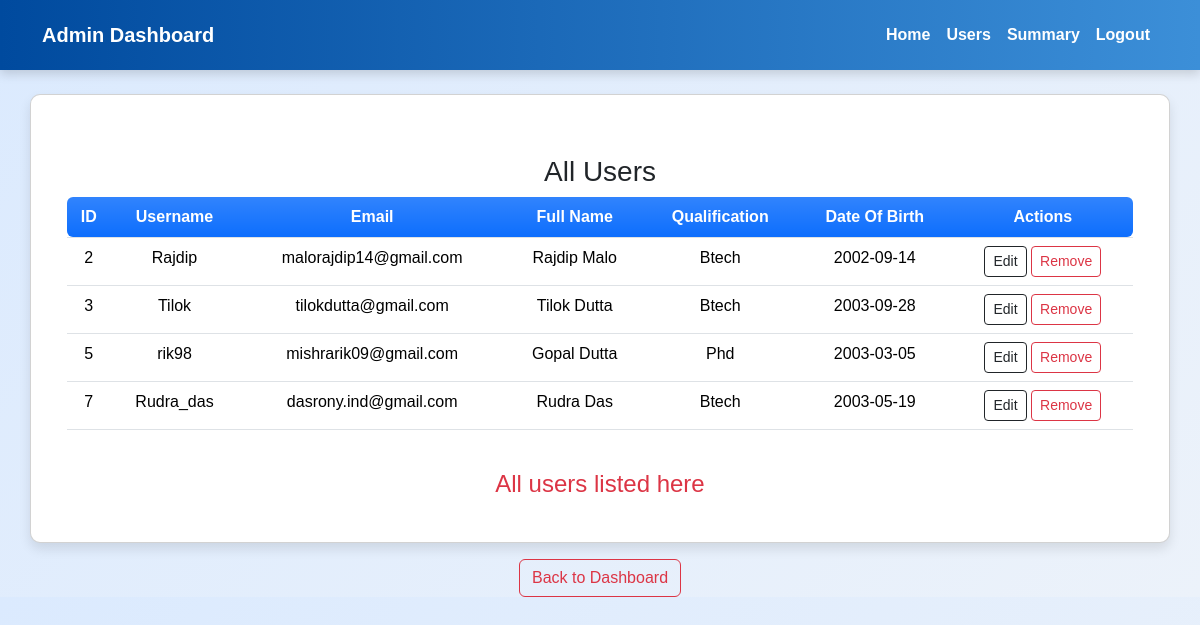
Screenshot of /users_manage with the database file from the repository.
### models/models.py (models this page shows)
class User(db.Model):
    id = db.Column(db.Integer(), primary_key=True)
    username = db.Column(db.String(), unique=True, nullable = False)
    email = db.Column(db.String(), unique=True, nullable = False)
    password = db.Column(db.String(), nullable = False)
    full_name = db.Column(db.String(), nullable = False)
    qualification = db.Column(db.String(), nullable = False)
    dob = db.Column(db.String(), nullable = False)
    type = db.Column(db.String(), default="general")

### controllers/controllers.py (the view)
@app.route("/users_manage")
def user_manage():
    users = User.query.filter_by(type='general').all()
    my_user = User.query.filter_by(type='admin').first()
    return render_template('user_manage.html', users=users,my_user=my_user)

### templates/user_manage.html (shortened to what this page needs)
<!DOCTYPE html>
<html>
<head>
    <link rel="stylesheet" href="https://cdn.jsdelivr.net/npm/bootstrap@5.3.3/dist/css/bootstrap.min.css">
    <link rel="stylesheet" href="/static/admin_dash.css">
</head>
<body>
    <nav class="navbar navbar-expand-lg">
        <div class="container">
            <h6 class="navbar-brand text-white mt-2 " >Admin Dashboard</h6>
            <div class="collapse navbar-collapse">
                <ul class="navbar-nav ms-auto">
                    <li class="nav-item"><a class="nav-link" href="/admin">Home</a></li>
                    <li class="nav-item"><a class="nav-link" href="/users_manage">Users</a></li>
                    <li class="nav-item"><a class="nav-link" href="/admin/summary">Summary</a></li>
                    <li class="nav-item"><a class="nav-link" href="/login">Logout</a></li>
                </ul>
            </div>
        </div>
    </nav>
    <div class="container mt-4 card">
        <div class="overflow-auto" style="max-height: 545px;">
            <div class="row mt-4">
                <div class="col-md-12">
                    <div class=" p-3" >
                        <h3 class="text-center">All Users</h3>
                        <div class="overflow-auto" style="max-height: 500px;">
                            <table class="table">
                                <thead>
                                    <tr class="text-center">
                                        <th class="rounded-start bg-primary bg-gradient text-white">ID</th>
                                        <th class="bg-primary bg-gradient text-white">Username</th>
                                        <th class="bg-primary bg-gradient text-white">Email</th>
                                        <th class="bg-primary bg-gradient text-white">Full Name</th>
                                        <th class="bg-primary bg-gradient text-white">Qualification</th>
                                        <th class="bg-primary bg-gradient text-white">Date Of Birth</th>
                                        <th class="rounded-end bg-primary bg-gradient text-white">Actions</th>
                                    </tr>
                                </thead>
                                <tbody>
                                    {% for user in users %}
                                    <tr class="text-center">
                                        <td>{{ user.id }}</td>
                                        <td>{{ user.username}}</td>
                                        <td>{{ user.email}}</td>
                                        <td>{{ user.full_name}}</td>
                                        <td>{{ user.qualification }}</td>
                                        <td>{{ user.dob }}</td>
                                        <td>
                                        <a class="btn btn-sm btn-outline-dark" href="/edit_user/{{ user.id }}">Edit</a>
                                        <a class="btn btn-sm btn-outline-danger" href="{{ url_for('delete_user', user_id = user.id) }}">Remove</a>
                                        </td>
                                    </tr>
                                    {% endfor %}
                                </tbody>
                            </table>
                        </div>
                        <div class="text-center mt-4 text-danger rounded">
                            <h4>All users listed here</h4>
                        </div>
                    </div>
                </div>
            </div>
        </div>
    </div>
    <div class="text-center mt-3">
        <a href="/admin" class="btn btn-outline-danger">Back to Dashboard</a>
    </div>
</body>
</html>

### static/admin_dash.css (style rules this page uses)
body { background: linear-gradient(135deg, #dbeafe, #ecf2fa); font-family: 'Poppins', sans-serif; margin: 0; }
.navbar { background: linear-gradient(to right,rgb(0, 74, 158),rgb(60, 143, 216)); box-shadow: 0px 4px 10px rgba(0, 0, 0, 0.15); padding: 10px 20px; transition: all 0.3s ease-in-out; }
.navbar-brand { font-size: 20px; font-weight: bold; }
.navbar a { color: white; font-weight: bold; transition: color 0.3s ease-in-out; }
.card { background: white; padding: 20px; border-radius: 10px; box-shadow: 0px 6px 12px rgba(0, 0, 0, 0.1); transition: transform 0.3s ease-in-out, box-shadow 0.3s ease-in-out; }

### rows the page displays
User: id "2", username "Rajdip", email "malorajdip14@gmail.com", full_name "Rajdip Malo", qualification "Btech", dob "2002-09-14"
User: id "3", username "Tilok", email "tilokdutta@gmail.com", full_name "Tilok Dutta", qualification "Btech", dob "2003-09-28"
User: id "5", username "rik98", email "mishrarik09@gmail.com", full_name "Gopal Dutta", qualification "Phd", dob "2003-03-05"
User: id "7", username "Rudra_das", email "dasrony.ind@gmail.com", full_name "Rudra Das", qualification "Btech", dob "2003-05-19"
